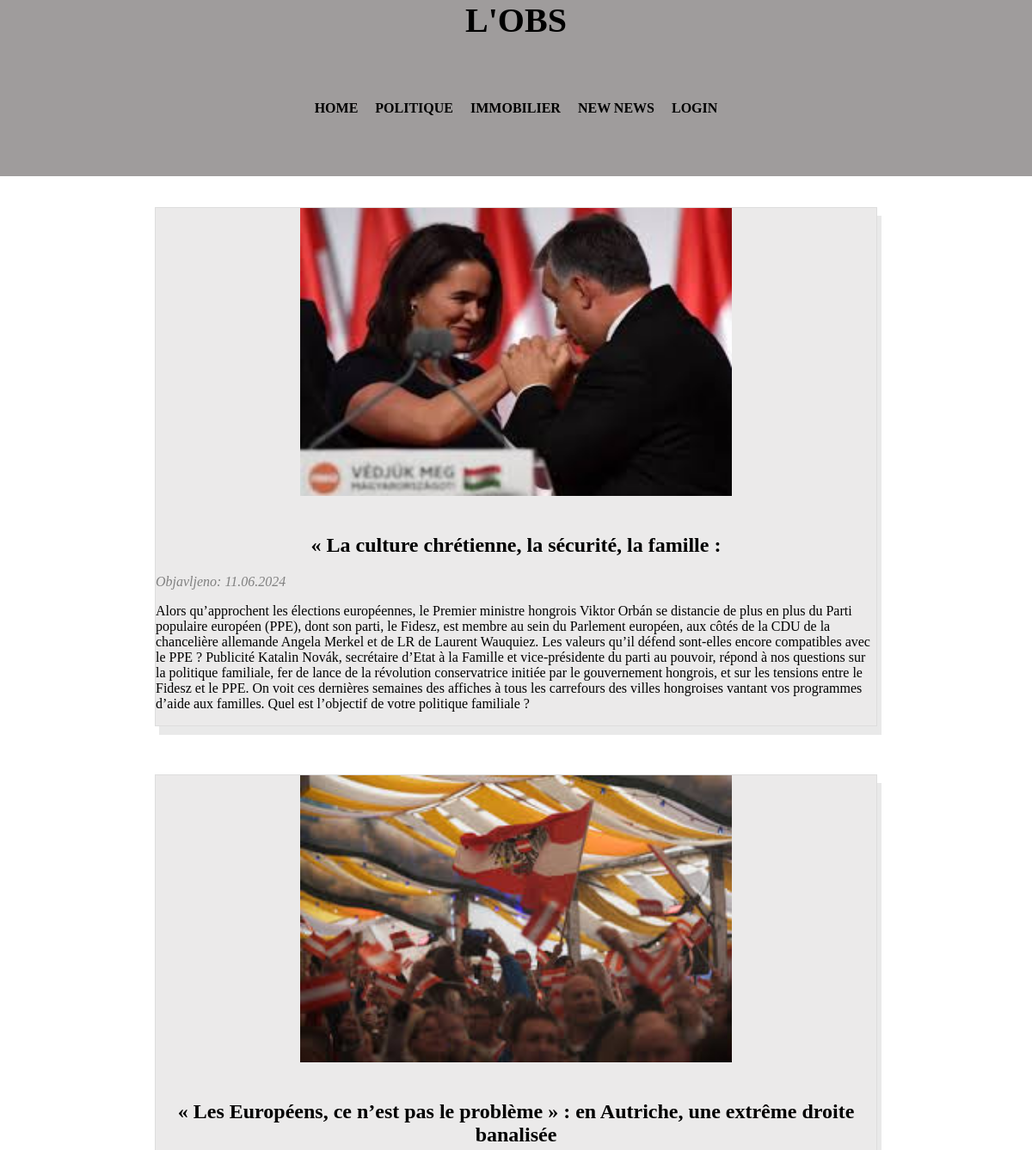
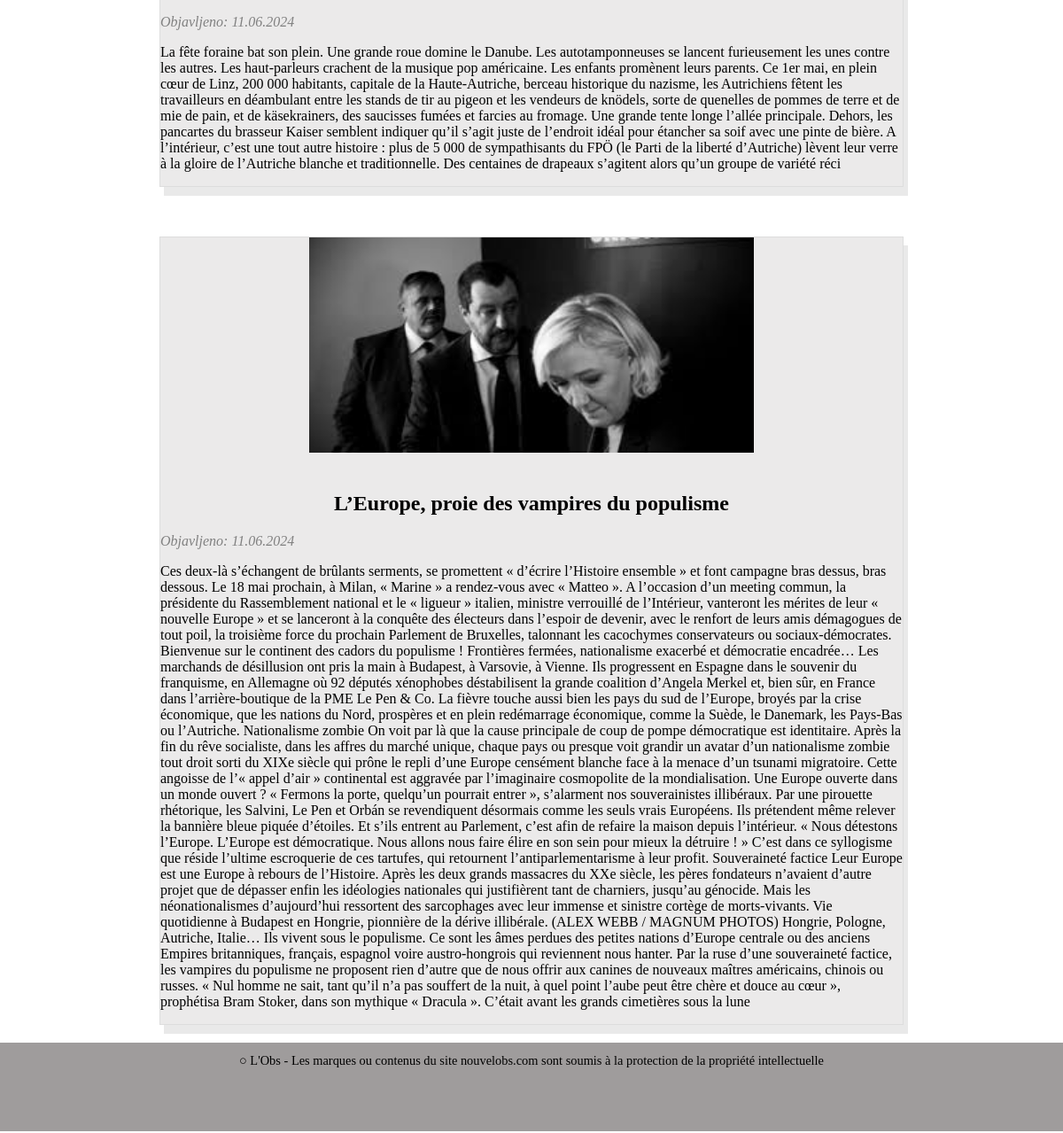
Screenshot of /kategorija.php?category=politika with the database file from the repository (2 pictures, top to bottom).
### tables this page shows
CREATE TABLE `clanci` (
  `id` int(11) NOT NULL,
  `naslov` varchar(255) NOT NULL,
  `sadrzaj` text NOT NULL,
  `kategorija` varchar(70) NOT NULL,
  `datum_kreiranja` timestamp NOT NULL DEFAULT current_timestamp(),
  `arhiva` tinyint(1) DEFAULT NULL,
  `slika` varchar(70) NOT NULL,
  `kratki_sadrzaj` text NOT NULL
);

### kategorija.php (the view, shortened to what this page needs)
<?php
include 'config.php';
?>
<!DOCTYPE html>
<html lang="hr">
<head>
    <link rel="stylesheet" type="text/css" href="style.css">
</head>
<body>
<header>
        <div class="container"><h1>L'OBS</h1></div>
        <div class="container">
            <nav>
                <ul>
                <li><a href="index.php">HOME</a></li>
                    <li><a href="kategorija.php?category=politika">POLITIQUE</a></li>
                    <li><a href="kategorija.php?category=nekretnine">IMMOBILIER</a></li>
                    <li><a href="unos.html">NEW NEWS</a></li>
                    <?php
                    if (isset($_SESSION['username'])) {
                        echo '<li><a href="logout.php">LOGOUT</a></li>';
                    } else {
                        echo '<li><a href="administracija.php">LOGIN</a></li>';
                    }
                    ?>
                </ul>
            </nav>
        </div>
    </header>
<?php
$kategorija = $_GET['category'];
$query = "SELECT * FROM clanci WHERE kategorija ='$kategorija'";
$result = $conn->query($query);
if ($result->num_rows > 0) {
    while ($row = $result->fetch_assoc()) {
        echo "<article class='container2' style='width:70%'>";
        if (!empty($row["slika"])) {
            echo '<div class="im2">';
                    echo '<img class = "im" src="' . UPLPATH . $row['slika'] . '">';
                    echo '</div>';
        }
        echo "<div>";
        echo "<h2>" . $row["naslov"] . "</h2>";
        $originalDate = $row['datum_kreiranja'];
        $newDate = date("d.m.Y", strtotime($originalDate));
        echo "<i><p style='color:grey'>Objavljeno: " . $newDate . "</p></i>";
        echo "<p>" . $row["sadrzaj"]. "</p>";
        echo "</div>";
        echo "</article>";
    }
} else {
    echo '<p>Nije pronađen ni jedan članak u ovoj kategoriji.</p>';
}
?>
<footer>
        <div class="container">
            <p id="footer">○ L'Obs - Les marques ou contenus du site nouvelobs.com sont soumis à la protection de la propriété intellectuelle</p>
        </div>
    </footer>
</body>
</html>

### style.css (style rules this page uses)
html, body { height: 100%; margin: 0; font-family: Frank Ruhl Libre; }
body { display: flex; flex-direction: column; height: 110%; }
header, footer { background-color: #9f9c9c; padding: 0; text-align: center; }
.container { width: 80%; margin: 0 auto; flex-wrap: nowrap; display: flex; flex-direction: row; justify-content: space-evenly; align-items: center; padding-bottom: 5%; }
.container2 { width: 80%; margin: 0 auto; margin-top: 3%; flex-wrap: nowrap; display: flex; flex-direction: column; justify-content: space-evenly; align-items: center; margin-bottom: 20px; box-shadow: 5px 10px rgba(45, 43, 43, 0.1); box-sizing: border-box; background-color: #ebeaea; }
.im { width: 100%; position: top; }
.im2 { width: 60%; }
article { border: 1px solid #ddd; margin: 10px 0; }
h1 { font-size: 2.5em; margin: 0; }
h2 { text-align: center; margin-top: 40px; margin-bottom: 20px; font-family: Frank Ruhl Libre; }
ul { list-style-type: none; margin: 0; padding: 0; display: flex; justify-content: center; }
li { margin: 10px; }
a, h2 { color: black; text-decoration: none; font-weight: bold; }
footer { background-color: #9f9c9c; height: 100px; display: flex; justify-content: center; align-items: center; color: white; font-size: 0.9em; padding: 0 20px; box-sizing: border-box; }
#footer { color: black; }

### rows the page displays
clanci: slika (picture), naslov "« La culture chrétienne, la sécurité, la famille :", datum_kreiranja "11.06.2024", sadrzaj "Alors qu’approchent les élections européennes, le Premier ministre hongrois Viktor Orbán se distancie de plus en plus du Parti populaire européen (PPE), dont son parti, le Fidesz, est membre au sein du Parlement européen, aux côtés de la CDU de la chancelière allemande Angela Merkel et de LR de Laurent Wauquiez. Les valeurs qu’il défend sont-elles encore compatibles avec le PPE ? Publicité Katalin Novák, secrétaire d’Etat à la Famille et vice-présidente du parti au pouvoir, répond à nos questions sur la politique familiale, fer de lance de la révolution conservatrice initiée par le gouvernement hongrois, et sur les tensions entre le Fidesz et le PPE. On voit ces dernières semaines des…"
clanci: slika (picture), naslov "« Les Européens, ce n’est pas le problème » : en Autriche, une extrême droite banalisée", datum_kreiranja "11.06.2024", sadrzaj "La fête foraine bat son plein. Une grande roue domine le Danube. Les autotamponneuses se lancent furieusement les unes contre les autres. Les haut-parleurs crachent de la musique pop américaine. Les enfants promènent leurs parents. Ce 1er mai, en plein cœur de Linz, 200 000 habitants, capitale de la Haute-Autriche, berceau historique du nazisme, les Autrichiens fêtent les travailleurs en déambulant entre les stands de tir au pigeon et les vendeurs de knödels, sorte de quenelles de pommes de terre et de mie de pain, et de käsekrainers, des saucisses fumées et farcies au fromage. Une grande tente longe l’allée principale. Dehors, les pancartes du brasseur Kaiser semblent indiquer qu’il s’agit…"
clanci: slika (picture), naslov "L’Europe, proie des vampires du populisme", datum_kreiranja "11.06.2024", sadrzaj "Ces deux-là s’échangent de brûlants serments, se promettent « d’écrire l’Histoire ensemble » et font campagne bras dessus, bras dessous. Le 18 mai prochain, à Milan, « Marine » a rendez-vous avec « Matteo ». A l’occasion d’un meeting commun, la présidente du Rassemblement national et le « ligueur » italien, ministre verrouillé de l’Intérieur, vanteront les mérites de leur « nouvelle Europe » et se lanceront à la conquête des électeurs dans l’espoir de devenir, avec le renfort de leurs amis démagogues de tout poil, la troisième force du prochain Parlement de Bruxelles, talonnant les cacochymes conservateurs ou sociaux-démocrates. Bienvenue sur le continent des cadors du populisme !…"
